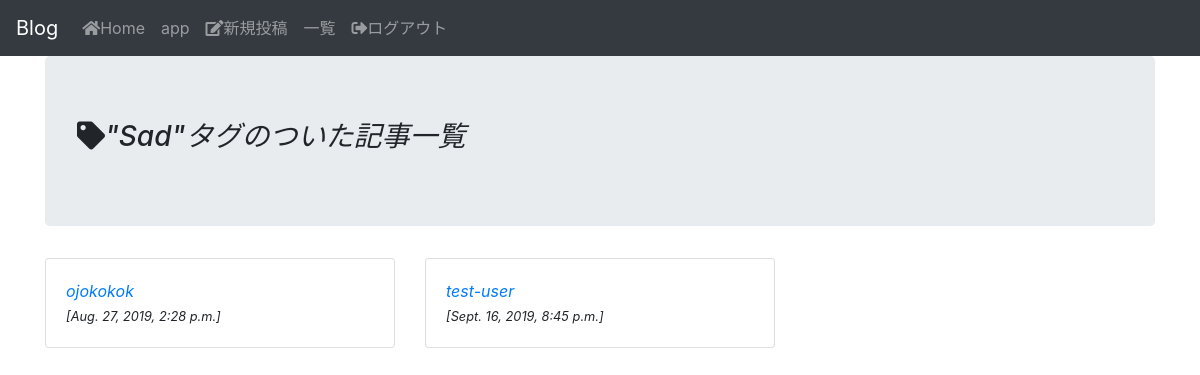
The page /tag/4/ (signed in) on the database its author committed.
### mini_app/models.py (models this page shows, shortened)
class Tag(models.Model):
  name = models.CharField(max_length=32, unique=True)
  class Meta:
    ordering = ('name',)

class Article(models.Model):
  author = models.ForeignKey(to=User,on_delete=models.CASCADE,)
  title = models.CharField(max_length=128)
  text = models.TextField()
  posted_at = models.DateTimeField(auto_now_add=True)
  last_modify = models.DateTimeField(auto_now=True)
  like = models.IntegerField(default=0)
  tags = models.ManyToManyField(Tag, blank=True)
  class Meta:
    ordering = ('title',)

### mini_app/views.py (the view)
# urls.py: path("tag/<int:pk>/", views.view_tag, name="view_tag"),
def view_tag(request,pk):
  template_name = "mini_app/view_tag.html"
  try:
    tag = models.Tag.objects.get(pk=pk)
    articles = tag.article_set.all()
  except models.Tag.DoesNotExist:
    raise Http404
  context = {"tag": tag,
             "articles": articles.order_by('posted_at'),
             "login_user_id": request.user.id}
  return render(request,template_name,context)

### mini_app/templates/mini_app/view_tag.html (shortened to what this page needs)
{% extends 'base/base.html' %}
{% block jumbotron %}
<h1 class="h3"><i class="fas fa-tag"></i>"{{ tag.name }}"タグのついた記事一覧</h1>
{% endblock %}
{% block body %}
<div class="row">
  {% for article in articles %}
  <div class="col-12 col-md-6 col-lg-4">
    <div class="card">
      <div class="card-body">
        <div class="row">
          <div class="col-12">
            <a class="text-primary" href="{% url 'view_article' article.pk %}">{{ article.title }}</a>
          </div>
          <div class="col-12">
            <small>[{{ article.posted_at }}]</small>
          </div>
        </div>
      </div>
    </div>
  </div>
  {% endfor %}
</div>
{% endblock %}

### mini_app/templates/base/base.html (shortened to what this page needs)
{% load static %}
<!DOCTYPE html>
<html>
<head>
  <link rel="stylesheet" type="text/css" href="{% static 'css/bootstrap.min.css' %}" />
  <link rel="stylesheet" href="https://use.fontawesome.com/releases/v5.6.3/css/all.css">
  <link rel="stylesheet" href="{% static 'css/blog.css' %}">
</head>
<body>
  <nav class="navbar navbar-expand-lg navbar-dark bg-dark">
    <a class="navbar-brand" href="/">Blog</a>
    <div class="collapse navbar-collapse" id="navbarNav">
      <ul class="navbar-nav">
        <li class="nav-item">
          <a class="nav-link" href="{% url 'index' %}"><i class="fas fa-home"></i>Home</a>
        </li>
      {% if user.is_authenticated %}
        <li class="nav-item">
          <a class="nav-link" href="#">{{ user.username }}</a>
        </li>
        <li class="nav-item">
          <a class="nav-link" href="{% url 'new' %}"><i class="fas fa-edit"></i>新規投稿</a>
        </li>
        <li class="nav-item">
          <a href="{% url 'article_all' %}" class="nav-link">一覧</a>
        </li>
        <li class="nav-item">
          <a href="{% url 'logout' %}" class="nav-link"><i class="fas fa-sign-out-alt"></i>ログアウト<i></a>
        </li>
      {% endif %}
      </ul>
    </div>
  </nav>
  <div class="container">
    <div class="jumbotron">
      {% block jumbotron %}{% endblock %}
    </div>
    {% block body %}
    {% endblock %}
  </div>
</body>
</html>

### rows shown on the page
Tag: name "Sad"
Article: title "ojokokok", posted_at "Aug. 27, 2019, 2:28 p.m."
Article: title "test-user", posted_at "Sept. 16, 2019, 8:45 p.m."

### other values the page prints
{{ user.username }} "app"
